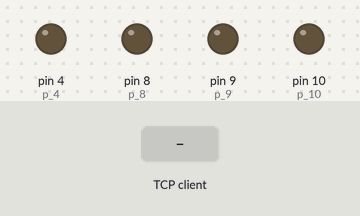
The program below on a simulated MicroPython board. Shown: output pins drawn as LEDs (lit = HIGH). Inputs (shaded band) come from the test bench. One TCP client connects 1 s after the port opens and stays connected.

Above: at 1.2 s.
1.3 s: the TCP client sends "D7jzF"
At 2.2 s:
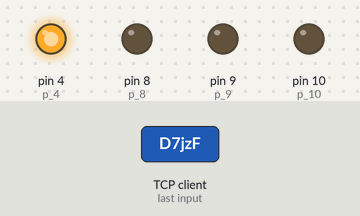
Timing chart, 0 to 4.3 s (numbered marks = the images above; inputs shaded):
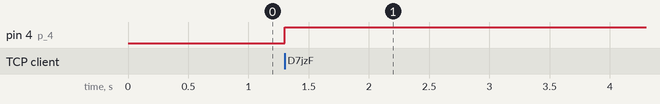

Measured:
- after the input at 1.3 s, pin 4 (p_4): LOW → HIGH at once

The program:

pymate_basic.py
```python
#   This code is used to control a Pycom IOT device via html for switching 4 relays on a Keyes Funduino board
#
# Code has been created by Henk Uyttenhove
# Date: 04 Oct 2017
#
# Code is free to use

import socket     # import the IP stack
import time       # import required for delay for dooropener
from machine import Pin    # Control via pins the Keyes Funduino 4-relay board
# addr = socket.getaddrinfo('location.dyndns.org', 80)[0][-1] # only used in case of DNS resolution
p_4 = Pin('P4', mode=Pin.OUT)   # Used for relay 1, on-off
p_8 = Pin('P8', mode=Pin.OUT)   # Used for relay 2, on-off
p_9 = Pin('P9', mode=Pin.OUT)   # Used for relay 3, off-hook the phone
p_10 = Pin('P10', mode=Pin.OUT) # Used for relay 4, after off-hook, open door
addr =('172.16.0.30',80)        # IP address to be used to connect
s = socket.socket()
s.bind(addr)        # bind the board to the IP address
s.listen(1)         # listen to a single session, no multiple connections allowed
while True:
    cl, port = s.accept()   # cl is the IP of connecting client, port is TCP port
    data = cl.recv(10)      # receive 10 bytes
    dataString = data.decode('utf-8')[-5:] #convert the bytes into string and take last 5 char
    if dataString == "D7jzF":      #Set the code to be used in the html call 172.16.0.30/D7jzF
        if p_4():
            p_4(False)
        else:
            p_4(True)
    if dataString == "KxK6c":
        if p_8():
            p_8(False)
        else:
            p_8(True)
    if dataString == "5KhGD":
        p_9(True)
        time.sleep(2)
        p_10(True)
        time.sleep(5)
        p_9(False)
        p_10(False)
    cl.close()
s.close()
```
